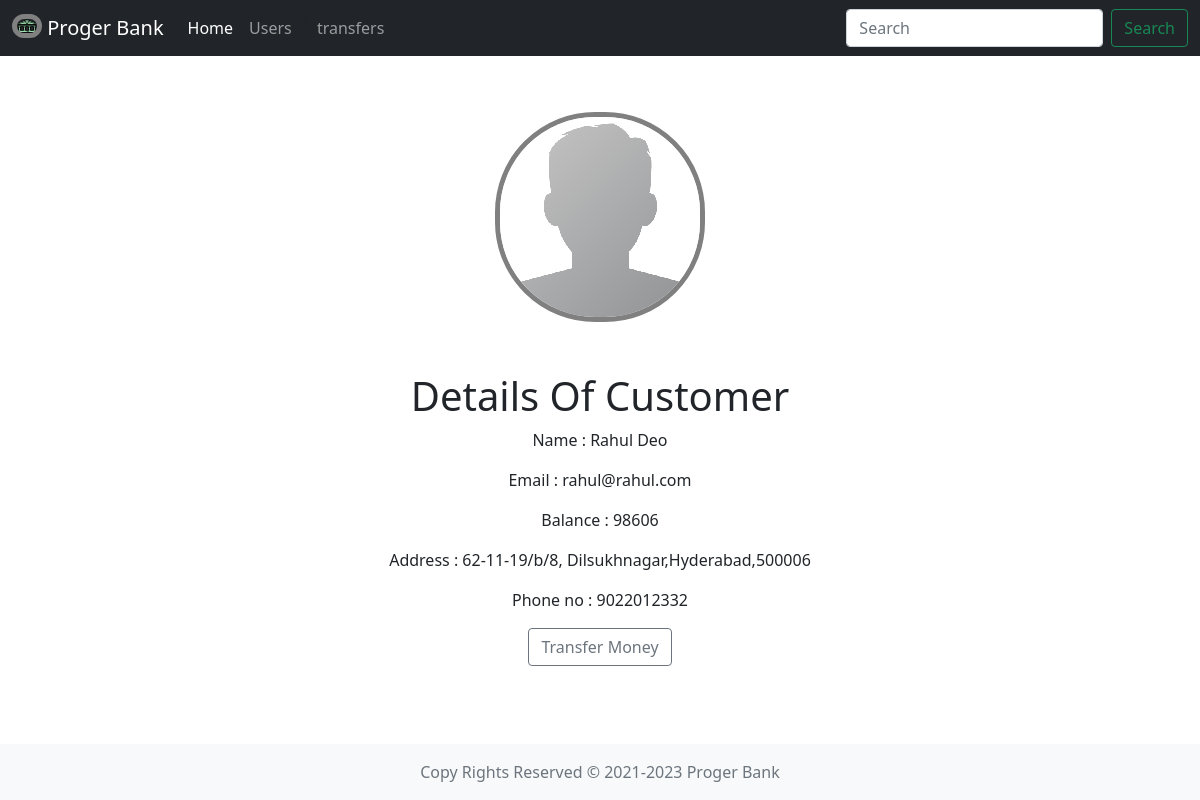
Screenshot of /view/1 with the database file from the repository.
### main.py (models this page shows)
class Customers(db.Model):
    sno = db.Column(db.Integer, primary_key=True)
    name = db.Column(db.String(50), nullable=False)
    email = db.Column(db.String(50), nullable=False)
    balance = db.Column(db.Integer, nullable=False)
    address = db.Column(db.String(120), nullable=False)
    phoneno = db.Column(db.String(20), nullable=False)

### main.py (the view)
@app.route('/view/<string:sno>', methods=['GET'])
def view(sno):
    customer = Customers.query.filter_by(sno=sno).first()
    return render_template('view.html', customer = customer)

### templates/view.html (shortened to what this page needs)
<!DOCTYPE html>
<html lang="en">
<head>
    <link href="https://cdn.jsdelivr.net/npm/bootstrap@5.1.3/dist/css/bootstrap.min.css" rel="stylesheet">
    <link rel="stylesheet" href="../static/css/home.css">
</head>
<body>
    <header>
      <nav class="navbar navbar-expand-md navbar-dark fixed-top bg-dark">
        <div class="container-fluid">
          <a class="navbar-brand" href="/">
            <img src="../static/images/nav-bar-2.png" alt="" width="30" height="24" class="d-inline-block align-text-top">
            Proger Bank
          </a>
          <div class="collapse navbar-collapse" id="navbarCollapse">
            <ul class="navbar-nav me-auto mb-2 mb-md-0">
              <li class="nav-item">
                <a class="nav-link active" aria-current="page" href="/">Home</a>
              </li>
              <li class="nav-item">
                <a class="nav-link" href="/users">Users</a>
              </li>
              <<li class="nav-item">
                <a class="nav-link" href="/transaction">transfers</a>
              </li>
            </ul>
            <form class="d-flex">
              <input class="form-control me-2" type="search" placeholder="Search" aria-label="Search">
              <button class="btn btn-outline-success" type="submit">Search</button>
            </form>
          </div>
        </div>
      </nav>
    </header>
    <div class="container card1" style="text-align:center;" style="padding-top:10%">
        <div class="image">
            <img src="../static/images/avatar.png"/>
        </div>
        <div>
            <h1 class="title" style="
            margin-top: 50px;">Details Of Customer</h1>
            <p>Name : {{customer.name}}</p>
            <p>Email : {{customer.email}}</p>
            <p>Balance : {{customer.balance}}</p>
            <p>Address : {{customer.address}}</p>
            <p>Phone no : {{customer.phoneno}}</p>
        </div>
        <td> <a href="/view/payment/{{customer.sno}}"><button type="button" class="btn btn-outline-secondary">Transfer Money</button></a></td>
    </div>
<footer class="footer mt-auto py-3 bg-light fixed-bottom" style="text-align: center">
  <div class="container">
    <span class="text-muted">Copy Rights Reserved © 2021-2023 Proger Bank</span>
  </div>
</footer>
</body>
</html>

### templates/view.html (style rules this page uses)
div .image { text-align: center; margin-top: 10%; }
img { border: 5px solid grey; border-radius: 100px; }

### rows the page displays
Customers: name "Rahul Deo", email "rahul@rahul.com", balance "98606", address "62-11-19/b/8, Dilsukhnagar,Hyderabad,500006", phoneno "9022012332"
